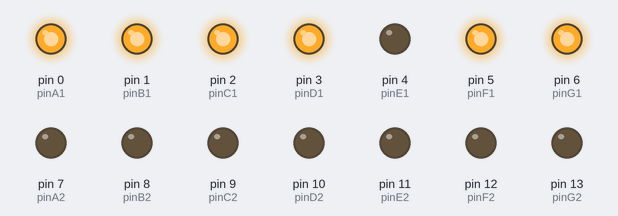
Simulated run of this sketch. Board: Arduino Uno, built with avr-gcc and run on an emulated ATmega328P. Parts: output pins drawn as LEDs (lit = HIGH).

Above: at 0.1 s.
Timing chart, 0 to 1.6 s (numbered marks = the images above):
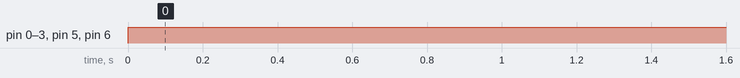

The sketch:

multiplicador_2_bits.ino
```cpp
// Arduino sumador simple


int y[] = {1,1};
int x[] = {1,1};
int s[] = {0,0,0,0};
int c[] = {0,0,0,0};
int s1[] = {0,0,0,0,0};
int s2[] = {0,0,0,0,0};

int pinA1=0;
int pinB1=1;
int pinC1=2;
int pinD1=3;
int pinE1=4;
int pinF1=5;
int pinG1=6;

int pinA2=7;
int pinB2=8;
int pinC2=9;
int pinD2=10;
int pinE2=11;
int pinF2=12;
int pinG2=13;

void setup() {
  pinMode(pinA1, OUTPUT);
  pinMode(pinB1, OUTPUT);
  pinMode(pinC1, OUTPUT);
  pinMode(pinD1, OUTPUT);
  pinMode(pinE1, OUTPUT);
  pinMode(pinF1, OUTPUT);
  pinMode(pinG1, OUTPUT);

  pinMode(pinA2, OUTPUT);
  pinMode(pinB2, OUTPUT);
  pinMode(pinC2, OUTPUT);
  pinMode(pinD2, OUTPUT);
  pinMode(pinE2, OUTPUT);
  pinMode(pinF2, OUTPUT);
  pinMode(pinG2, OUTPUT);
}

bool funcionS(bool x, bool y, bool ci) {
  bool result = (!ci && !x && y)||(!ci && x && !y)||(ci && !x && !y)||(ci && x && y);
  return result;
}

bool funcionCi(bool x, bool y, bool ci) {
  bool result = (ci && x)||(ci && y)||(x && y);
  return result;
}

bool funcionMult(bool x, bool y) {
  bool result = (x && y);
  return result;
}

bool funcionA(bool a, bool b, bool c, bool d) {
  bool result = (!a && c)||(b && c)||(a && !d)||(!b && !d)||(!a && b && d)||(a && !b && !c);
  return result;
}

bool funcionB(bool a, bool b, bool c, bool d) {
  bool result = (!a && !b)||(!b && !d)||(!a && !d && !c)||(!a && c && d)||(a && !c && d);
  return result;
}

bool funcionC(bool a, bool b, bool c, bool d) {
  bool result = (!a && !c)||(!a && d)||(d && !c)||(!a && b)||(a && !b);
  return result;
}

bool funcionD(bool a, bool b, bool c, bool d) {
  bool result = (a && !c)||(!a && !b && !d)||(b && !c && d)||(!b && c && d)||(b && c && !d);
  return result;
}

bool funcionE(bool a, bool b, bool c, bool d) {
  bool result = (!b && !d)||(c && !d)||(a && c)||(a && b);
  return result;
}

bool funcionF(bool a, bool b, bool c, bool d) {
  bool result = (!c && !d)||(b && !d)||(a && !b)||(a && c)||(!a && b && !c);
  return result;
}

bool funcionG(bool a, bool b, bool c, bool d) {
  bool result = (!b && c)||(c && !d)||(a && !b)||(a && d)||(!a && b && !c);
  return result;
}

void loop() {
  int cont=3;
  for(int j = 1; j > -1 ; j--){
    s1[cont]=funcionMult(x[1],y[j]);
    cont--;
    //Serial.println(cont,DEC);
  }
  cont=2;
  for(int k = 1; k > -1 ; k--){
    s2[cont]=funcionMult(x[0],y[k]);
    cont--;
  }

  /*s1[3]=funcionMult(1,0);
  s1[2]=funcionMult(1,1);
  s2[2]=funcionMult(0,0);
  s2[1]=funcionMult(0,1);
  */
  for (int i = 3; i > -1 ; i--){
    s[i]=funcionS(s1[i], s2[i], c[i]);
    c[i-1]=funcionCi(s1[i], s2[i], c[i]);
  }
  if(c[0] == 1){
    s[0]=1;
  }

  //s[0]=funcionS(1, 1, 0);
  digitalWrite(pinA1, funcionA(s[0],s[1],s[2],s[3]));
  digitalWrite(pinB1, funcionB(s[0],s[1],s[2],s[3]));
  digitalWrite(pinC1, funcionC(s[0],s[1],s[2],s[3]));
  digitalWrite(pinD1, funcionD(s[0],s[1],s[2],s[3]));
  digitalWrite(pinE1, funcionE(s[0],s[1],s[2],s[3]));
  digitalWrite(pinF1, funcionF(s[0],s[1],s[2],s[3]));
  digitalWrite(pinG1, funcionG(s[0],s[1],s[2],s[3]));
/*
  digitalWrite(pinA2, funcionA(c[0],c[1],c[2],c[3]));
  digitalWrite(pinB2, funcionB(c[0],c[1],c[2],c[3]));
  digitalWrite(pinC2, funcionC(c[0],c[1],c[2],c[3]));
  digitalWrite(pinD2, funcionD(c[0],c[1],c[2],c[3]));
  digitalWrite(pinE2, funcionE(c[0],c[1],c[2],c[3]));
  digitalWrite(pinF2, funcionF(c[0],c[1],c[2],c[3]));
  digitalWrite(pinG2, funcionG(c[0],c[1],c[2],c[3]));
*/
}
```

Measured:
- by itself, pin 0 (pinA1), pin 1 (pinB1), pin 2 (pinC1), pin 3 (pinD1), pin 5 (pinF1), pin 6 (pinG1): LOW → HIGH at 0.00 s
